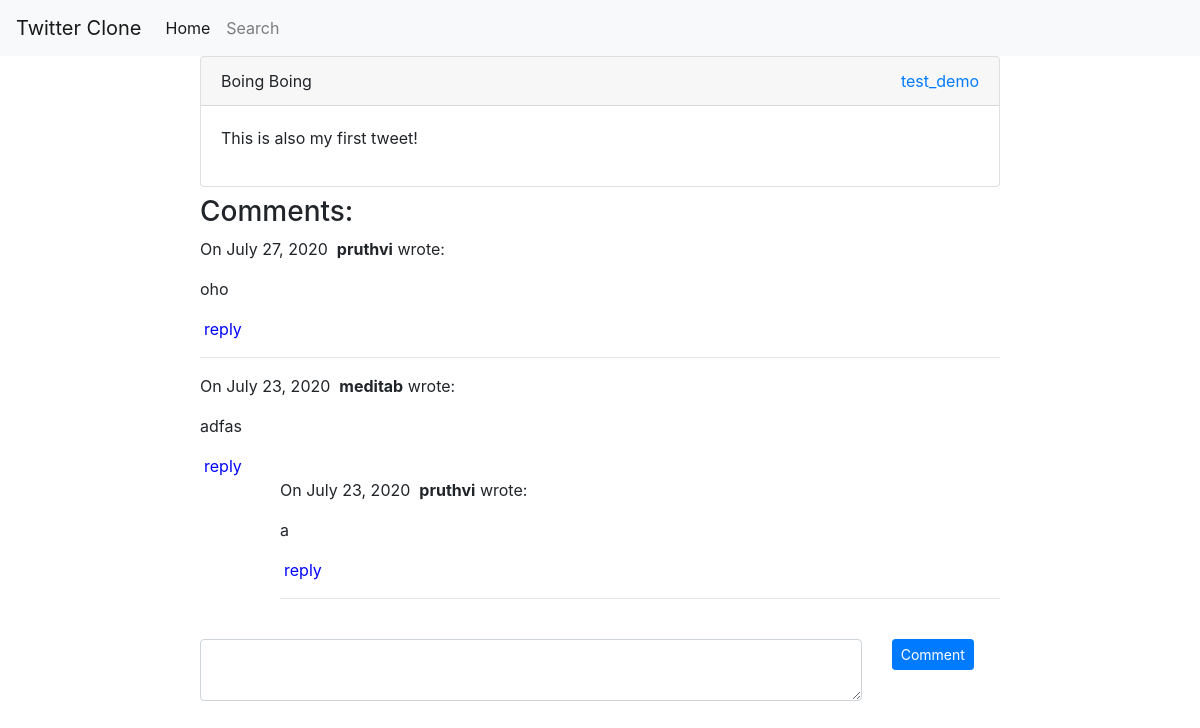
Page /post-detail/2 on the committed database.
### twitterapp/models.py (models this page shows, shortened)
class Post(models.Model):
    author = models.ForeignKey(Profile,on_delete=models.CASCADE,null=True)
    title = models.CharField(max_length=250,null=True)
    content = RichTextField()
    date_created = models.DateTimeField(auto_now_add=True)

class Profile(models.Model):
    id = models.UUIDField(primary_key=True,default=uuid.uuid4,editable=False)
    user = models.OneToOneField(User,on_delete=models.CASCADE,null=True)
    bio = models.TextField(max_length=500, blank=True)
    location = models.CharField(max_length=30, blank=True)
    birth_date = models.DateField(null=True, blank=True)
    profile_image = models.ImageField(upload_to='images/',null=True,blank=True)
    followers = models.ManyToManyField(Following,related_name='profiles')
    mode = models.CharField(max_length=50,choices=[('public','Public'),('private','Private')],default='public')

class Comments(models.Model):
    user = models.ForeignKey(User,on_delete=models.CASCADE,null=True)
    post = models.ForeignKey(Post,on_delete=models.CASCADE,null=True)
    comment = models.TextField(max_length=2000,null=True)
    parent_comment = models.ForeignKey('Comments',on_delete=models.CASCADE,null=True,blank=True)
    date_created = models.DateTimeField(auto_now_add=True)

### twitterapp/views.py (the view, shortened to what this page needs)
# urls.py: path('post-detail/<int:pk>',views.PostDetailViewCls.as_view(),name='post-detail'),
class PostDetailViewCls(FormMixin,DetailView):
    model = Post
    template_name = 'post-detail.html'
    form_class = CommentForm
    def get_context_data(self,*args,**kwargs):
        context = super(PostDetailViewCls,self).get_context_data(*args,**kwargs)
        comments = self.get_object().comments_set.filter(parent_comment__isnull=True).order_by('-date_created')
        form = CommentForm()
        context['comments'] = comments
        context['form'] = form
        return context
    def post(self,request,*args,**kwargs):
        self.object = self.get_object()
        form = self.get_form()
        if form.is_valid():
            return self.form_valid(form)
        else:
            return self.form_invalid(form)

### twitterapp/forms.py
class CommentForm(forms.ModelForm):
    class Meta:
        model = Comments
        fields = ('comment',)
        widgets = {
            'comment':forms.Textarea(attrs={'cols':7,'rows':2,'class':'form-control'})
        }

### twitterapp/templates/post-detail.html (shortened to what this page needs)
{% extends 'main.html' %}
{% block content %}
{% load crispy_forms_tags %}
<div class="row">
    <div style="width: 800px;margin: 0 auto;">
        <div class="card mb-2">
            <div class="card-header">
                {{post.title}}
                <a style="float: right;"
                    href="{% url 'visit-profile' post.author.id %}">{{post.author.user.username}}</a>
            </div>
            <div class="card-body">
                {{post.content|safe}}
            </div>
        </div>
        <div id="comments">
            <h3>Comments:</h3>
            {% for comment in comments %}
            <div class='comment-body'>
                <p>
                    On {{comment.date_created.date }}&nbsp;
                    <b>{{ comment.user.username }}</b> wrote:
                </p>
                <p>{{ comment.comment }}</p>
                {% if comment.user == request.user %}
                <span><a href="#" data-target="{{comment.id}}" class="delete" style="color:red">delete</a></span>
                {% else %}
                <span><a href="#" id="{{comment.id}}" class="reply mx-1" style="color: blue;">reply</a></span>
                {% endif %}
                <div style="padding-left:5em">
                    {% for reply in comment.comments_set.all %}
                    <div class='comment-body'>
                        <p>
                            On {{reply.date_created.date }}&nbsp;
                            <b>{{ reply.user.username }}</b> wrote:
                        </p>
                        <p>{{ reply.comment }}</p>
                        {% if reply.user == request.user %}
                        <span><a href="#" data-target="{{reply.id}}" class="delete" style="color:red">delete</a></span>
                        {% else %}
                        <span><a href="#" id="{{comment.id}}" class="reply mx-1" style="color: blue;">reply</a></span>
                        {% endif %}
                        {% endfor %}
                    </div>
                    <hr>
                </div>
            </div>
            {% endfor %}
        </div>
    </div>
    <br>
    <div style="width: 800px;margin: 0 auto;">
        <form id="form" action="" method="post">
            <div class="row">
                <div class="col-sm-10">
                    {{form.comment}}
                </div>
                <div class="col-sm-2">
                    <button type="submit" class="btn btn-sm btn-primary">Comment</button>
                </div>
            </div>
        </form>
    </div>
</div>
{% endblock %}

### rows in the picture
Post: title "Boing Boing", author.user.username "test_demo", content "This is also my first tweet!"
Comments: date_created "July 27, 2020", user.username "pruthvi", comment "oho"
Comments: date_created "July 23, 2020", user.username "meditab", comment "adfas"
Comments: date_created "July 23, 2020", user.username "pruthvi", comment "a"
